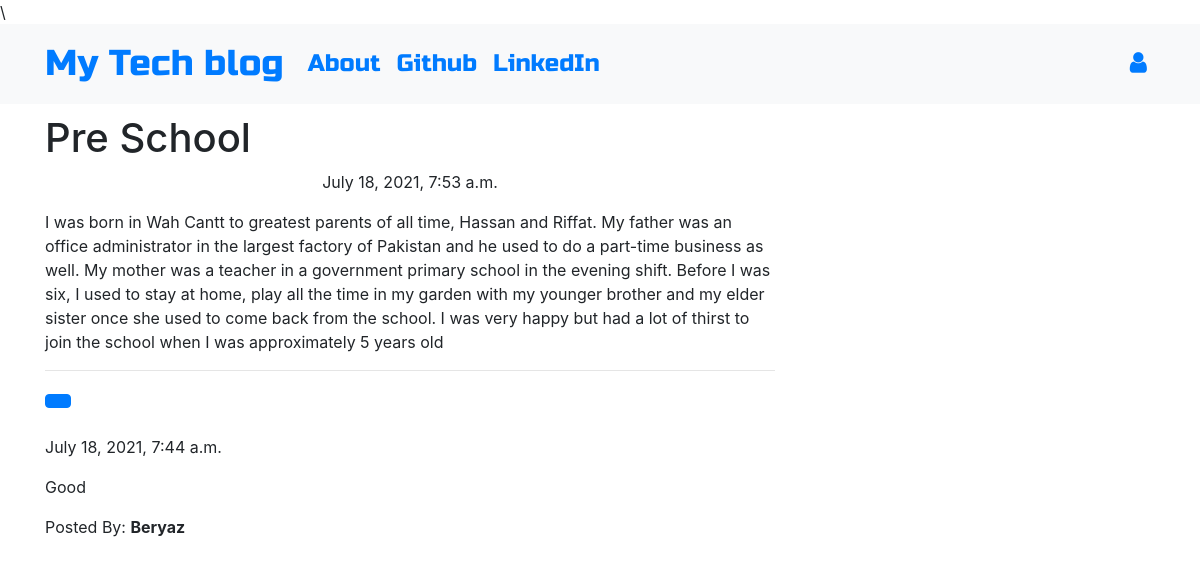
/post/1, run on the app's committed database.
### appBlog/models.py (models this page shows, shortened)
class Post(models.Model):
    author = models.ForeignKey('auth.User', on_delete = models.CASCADE)
    title = models.CharField(max_length = 200)
    text = models.TextField()
    create_date = models.DateTimeField(default = timezone.now())
    published_date = models.DateTimeField(blank = True, null = True)

class Comment(models.Model):
    post = models.ForeignKey('appBlog.Post', related_name = 'comments', on_delete = models.CASCADE)
    author = models.CharField(max_length = 200)
    text = models.TextField()
    create_date = models.DateTimeField(default = timezone.now())
    approved_comment = models.BooleanField(default=False)

### appBlog/views.py (the view)
# urls.py: path('post/<int:pk>', views.PostDetailView.as_view(), name='post_detail_h'),
class PostDetailView(DetailView):
    model = Post

### appBlog/templates/appBlog/post_detail.html (shortened to what this page needs)
{% extends 'appBlog/appBlog.html' %}
{% block content %}
<h1 class = "posttitle loader">{{post.title}}</h1>
{% if post.published_date %}
  <div class="date postdate">
    {{post.published_date}}
  </div>
{% else %}
<a class = "btn btn-default" href="{% url 'post_publish_h' pk=post.pk %}">Publish</a>
{% endif %}
<p class = "postcontent">{{post.text|safe|linebreaksbr}}</p>
<hr>
<a class = "btn btn-primary btn-comment" href="{% url 'add_comment_to_post_h'  pk=post.pk %}"></a>
<div class="">
  {% for comment in post.comments.all %}
    <br>
    {% if user.is_authenticated or comment.approved_comment %}
      {{comment.create_date}}
      <p>{{ comment.text|safe|linebreaks }}</p>
      <p>Posted By: <strong>{{comment.author}}</strong></p>
    {% endif %}
    {% empty %}
        <p>no comments posted</p>
  {% endfor %}
</div>
{% endblock %}

### appBlog/templates/appBlog/appBlog.html (shortened to what this page needs)
<!DOCTYPE html>
{% load static %}
<html lang="en" dir="ltr">
  <head>
    <link rel="stylesheet" href="https://stackpath.bootstrapcdn.com/bootstrap/4.1.3/css/bootstrap.min.css">
    <link rel="stylesheet" href="//cdn.jsdelivr.net/npm/medium-editor@latest/dist/css/medium-editor.min.css" type="text/css" media="screen" charset="utf-8">
    <link href="https://maxcdn.bootstrapcdn.com/font-awesome/4.7.0/css/font-awesome.min.css" rel="stylesheet">
    <link rel="stylesheet" href="static/css/mycss.css">
  </head>
  <body class='loader'>
    <nav class="navbar navbar-expand-lg bg-light techfont">
      <div class="container">
        <div class="navbar-nav align-items-center">
          <a class="navbar-brand bigbrand" href="{% url 'post_list_h' %}">My Tech blog</a>
          <a class="nav-item nav-link" href="{% url 'about_h' %}">About</a>
          <a class="nav-item nav-link" href="https://www.github.com">Github</a>
          <a class="nav-item nav-link" href="https://www.linkedin.com">LinkedIn</a>
        </div>
        <div class="navbar-nav align-items-center ml-auto">
          {% if user.is_authenticated %}
            <a class="nav-item nav-link" href="{% url 'post_new_h' %}">New Post</a>
            <a class="nav-item nav-link" href="{% url 'post_draft_list_h' %}">Drafts</a>
            <a class="nav-item nav-link" href="{% url 'logout_h' %}">Log out</a>
            <a >Welcome: {{ user.username }}</a>
          {% else %}
            <a class="nav-item nav-link" href="{% url 'login_h' %}" aria-label="Login">
              <span class="fa fa-user" aria-hidden="true"></span></a>
          {% endif %}
        </div>
      </div>
    </nav>
          <div class="content container">
              <div class="row">
                  <div class="col-md-8">
                    <div class="blog_posts">
                      {% block content %}
                      {% endblock %}
                    </div>
                  </div>
              </div>
          </div>
  </body>
</html>

### appBlog/static/css/mycss.css (style rules this page uses)
.techfont { font-family: 'Russo One', sans-serif; font-size: 1.5em; margin-bottom: 10px; }
.bigbrand { font-size: 1.5em; }
.postdate { text-align: center; }

### data on the page
Post: title "Pre School", published_date "July 18, 2021, 7:53 a.m.", text "I was born in Wah Cantt to greatest parents of all time, Hassan and Riffat. My father was an office administrator in the largest factory of Pakistan and he used to do a part-time business as well. My mother was a teacher in a government primary school in the evening shift. Before I was six, I used to stay at home, play all the time in my garden with my younger brother and my elder sister once she used to come back from the school. I was very happy but had a lot of thirst to join the school when I was approximately 5 years old"
Comment: create_date "July 18, 2021, 7:44 a.m.", text "Good", author "Beryaz"
